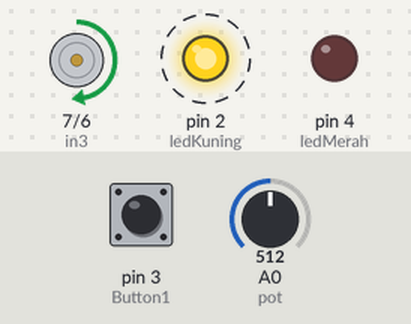
A sketch run on a simulated Arduino Uno, built with avr-gcc and run on an emulated ATmega328P. On the bench: motor-driver pin pairs drawn as motors (green arrow = first pin HIGH = forward, orange = second pin HIGH = backward, longer = more drive, scaled by the enable pin), output pins drawn as LEDs (lit = HIGH). Dashed ring = blinking. The test bench sets the inputs (shaded band); at power-on: A0 (pot) = 512, pin 3 (Button1) HIGH.

Above: at 1.2 s.
1.3 s: A0 (pot) set to 716
At 3.4 s:
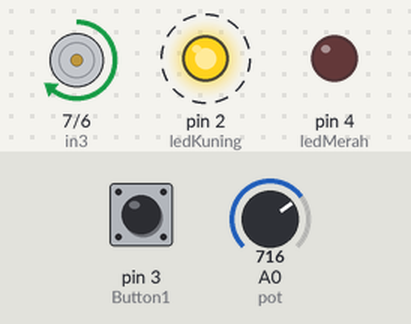
4.3 s: pin 3 (Button1) pulled LOW for 0.15 s
At 5.8 s:
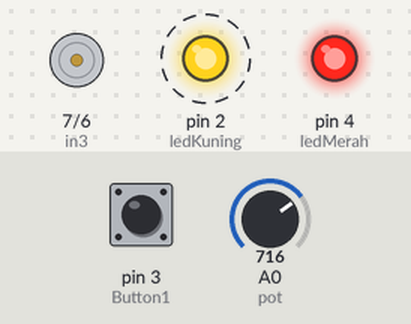
7.4 s: pin 3 (Button1) pulled LOW for 1 s
At 8.4 s:
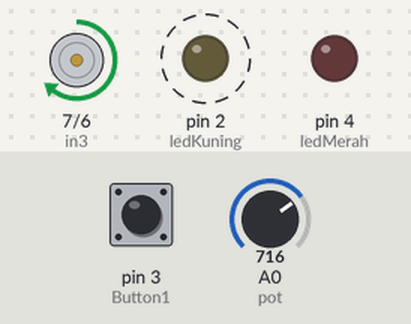
11.4 s: A0 (pot) set to 900
At 13.4 s:
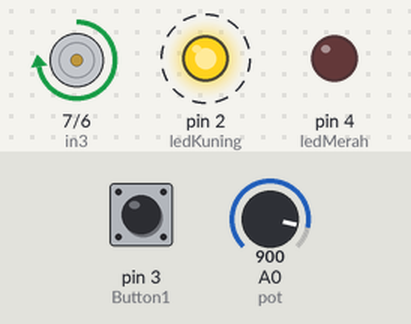
14.4 s: A0 (pot) set to 122
At 15.8 s:
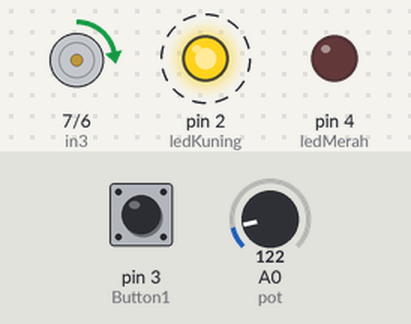
17.4 s: A0 (pot) set to 0
At 17.8 s:
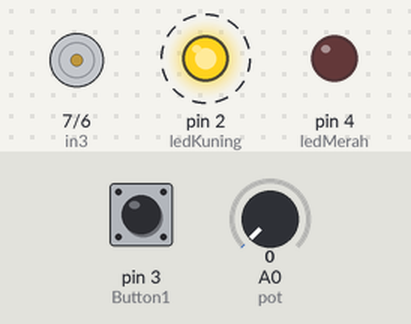
Timing chart, 0 to 21.4 s (numbered marks = the images above; inputs shaded):
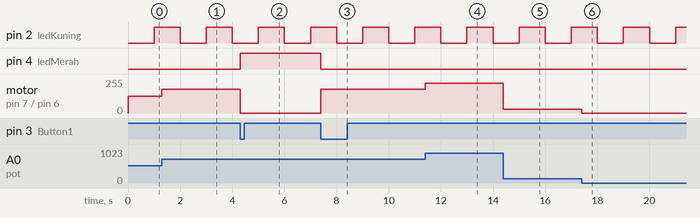

The sketch:

Tugas4.ino
```cpp
#define Button1 3
#define ledMerah 4
#define ledKuning 2
#define pot A0

const int PWM1 = 5;
const int in4 = 6;
const int in3 = 7;

volatile bool motorStop = false;
unsigned long waktuSebelumnya = 0;
const long interval = 1000;
int stateLedKuning = LOW;

void setup() {
  pinMode(PWM1, OUTPUT);
  pinMode(in4, OUTPUT);
  pinMode(in3, OUTPUT);
  pinMode(ledMerah, OUTPUT);
  pinMode(ledKuning, OUTPUT);
  pinMode(Button1, INPUT_PULLUP);
  attachInterrupt(digitalPinToInterrupt(Button1), fungsiIsr, FALLING);
}

void fungsiIsr() {
  motorStop = !motorStop;
}

void maju(int kecepatan) {
  digitalWrite(in4, LOW);
  digitalWrite(in3, HIGH);
  analogWrite(PWM1, kecepatan);
}

void mundur(int kecepatan) {
  digitalWrite(in4, HIGH);
  digitalWrite(in3, LOW);
  analogWrite(PWM1, kecepatan);
}

void berhenti() {
  digitalWrite(in4, LOW);
  digitalWrite(in3, LOW);
  analogWrite(PWM1, 0);
}

void loop() {

  int nilaiPot = analogRead(pot);
  int kecepatan = map(nilaiPot, 0, 1023, 0, 255);


  if (motorStop == false) {
    maju(kecepatan);
    digitalWrite(ledMerah, LOW);
  } else {
    berhenti();
    digitalWrite(ledMerah, HIGH);
  }
  unsigned long waktuSekarang = millis();

  if (waktuSekarang - waktuSebelumnya >= interval) {
    waktuSebelumnya = waktuSekarang;
    stateLedKuning =!stateLedKuning;
    digitalWrite(ledKuning, stateLedKuning);
  }
}
```

Measured:
- after the input at 1.3 s, motor on pin 7 (in3) / pin 6 (in4): forward 127/255 → forward 178/255 at once
- after the input at 4.3 s, pin 4 (ledMerah): LOW → HIGH at once; motor on pin 7 (in3) / pin 6 (in4): forward 178/255 → stopped at once
- after the input at 7.4 s, pin 4 (ledMerah): HIGH → LOW at once; motor on pin 7 (in3) / pin 6 (in4): stopped → forward 178/255 at once
- after the input at 11.4 s, motor on pin 7 (in3) / pin 6 (in4): forward 178/255 → forward 224/255 at once
- after the input at 14.4 s, motor on pin 7 (in3) / pin 6 (in4): forward 224/255 → forward 30/255 at once
- after the input at 17.4 s, motor on pin 7 (in3) / pin 6 (in4): forward 30/255 → stopped at once
- by itself, pin 2 (ledKuning): alternates HIGH for 1.0 s and LOW for 1.0 s
